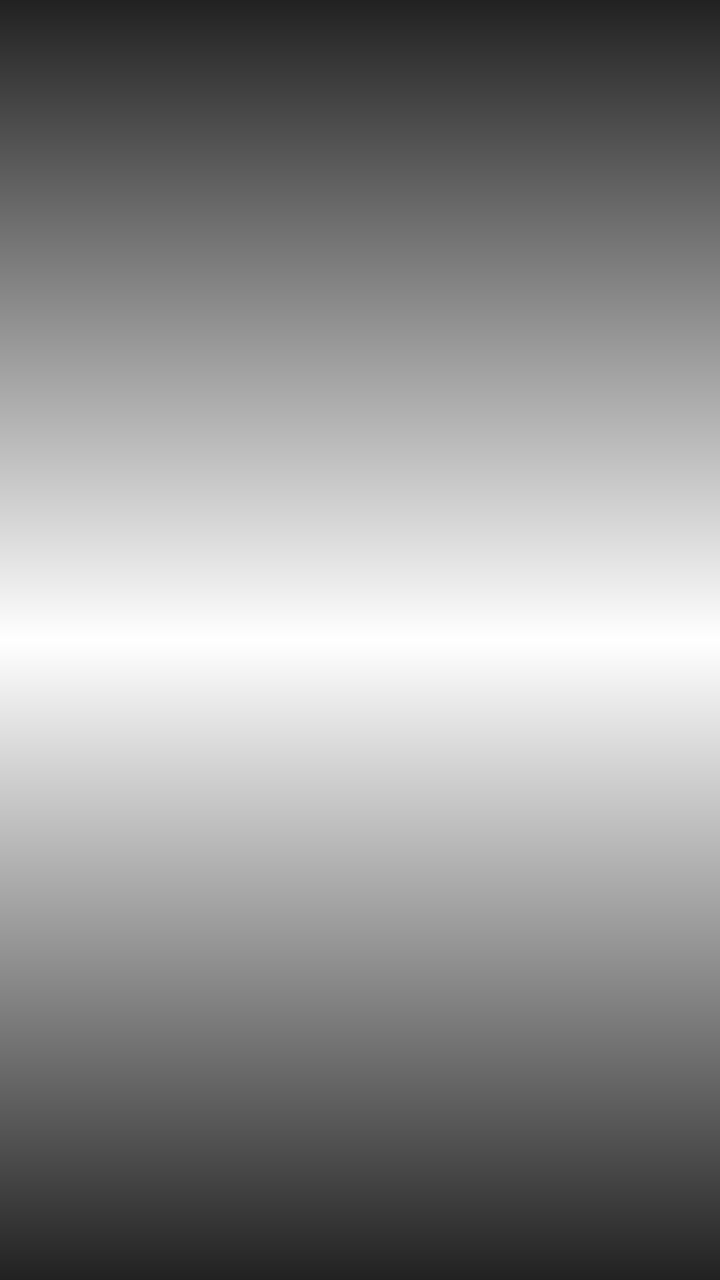
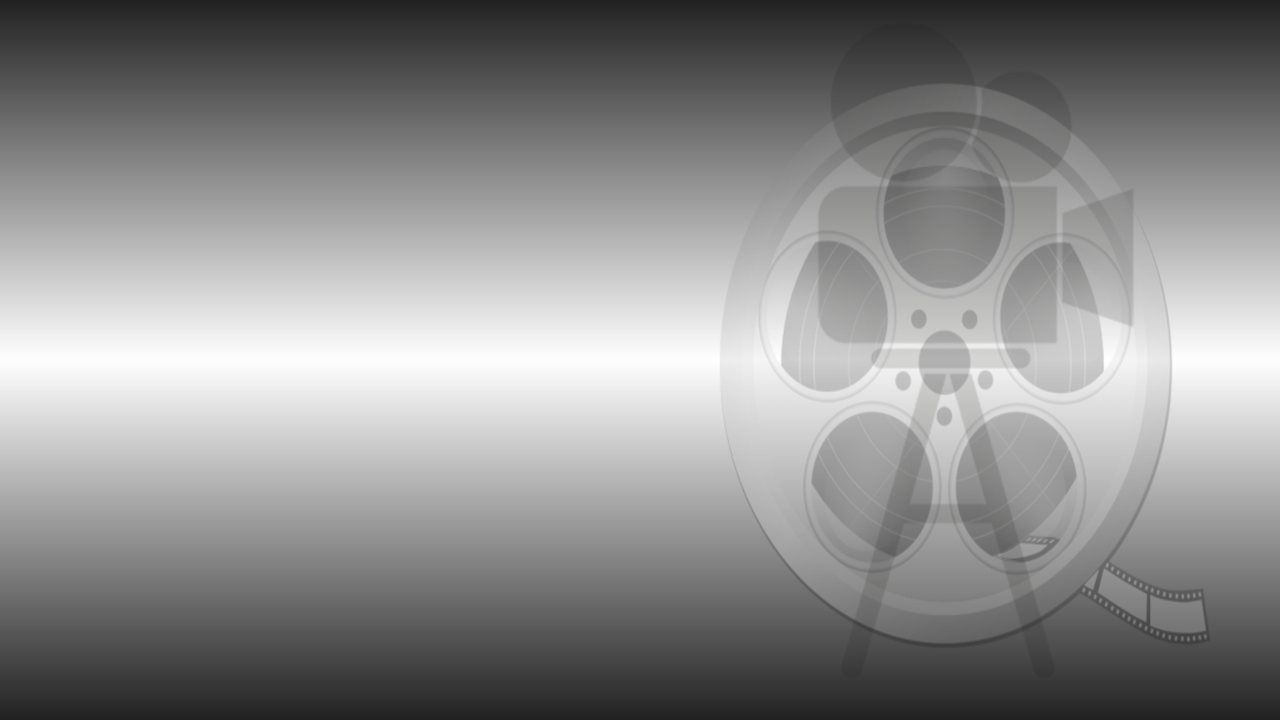

Compare how this app lays out the same screen by default and in its alternative resource folder. The renders come first, then the two layout files and the values they reference.
<!-- AndroidManifest.xml: application theme AppTheme -->
<!-- res/layout/activity_main.xml -->
<?xml version="1.0" encoding="utf-8"?>
<FrameLayout xmlns:android="http://schemas.android.com/apk/res/android"
    xmlns:tools="http://schemas.android.com/tools"
    android:layout_width="match_parent"
    android:layout_height="match_parent"
    tools:context="com.example.drken.flicfinder.MainActivity"
    android:id="@+id/main_container"
    android:background="@drawable/movies_background"
    android:paddingLeft="15dp"
    android:paddingRight="15dp">


</FrameLayout>
<!-- resources referenced by this layout -->
<resources>
  <!-- drawable movies_background (drawable) -->
  <?xml version="1.0" encoding="utf-8"?>
  <shape xmlns:android="http://schemas.android.com/apk/res/android" android:shape="rectangle">
      <gradient
          android:startColor="#212121"
          android:centerColor="#ffffff"
          android:endColor="#212121"
          android:angle="90"/>
  
  
  </shape>
  <style name="AppTheme" parent="Theme.AppCompat.Light.DarkActionBar">
          
          <item name="colorPrimary">@color/colorPrimary</item>
          <item name="colorPrimaryDark">@color/colorPrimaryDark</item>
          <item name="colorAccent">@color/colorAccent</item>
  
      </style>
</resources>
<!-- res/layout-w600dp-land/activity_main.xml (the repository's variant of the layout above) -->
<!-- drawn on the phone turned sideways -->
<?xml version="1.0" encoding="utf-8"?>
<LinearLayout xmlns:android="http://schemas.android.com/apk/res/android"
    android:layout_width="match_parent"
    android:layout_height="match_parent"
    android:orientation="horizontal"
    >
    <FrameLayout xmlns:android="http://schemas.android.com/apk/res/android"
        xmlns:tools="http://schemas.android.com/tools"
        android:layout_width="0dp"
        android:layout_height="match_parent"
        tools:context="com.example.drken.flicfinder.MainActivity"
        android:id="@+id/main_container"
        android:layout_weight="1"
        android:background="@drawable/movies_background"
        android:paddingLeft="15dp"
        android:paddingRight="15dp">
    </FrameLayout>

    <FrameLayout   xmlns:android="http://schemas.android.com/apk/res/android"
        xmlns:tools="http://schemas.android.com/tools"
        android:layout_width="0dp"
        android:layout_height="match_parent"
        tools:context="com.example.drken.flicfinder.MainActivity"
        android:id="@+id/detail_container"
        android:layout_weight="1"
        android:background="@drawable/movies_background"
        android:paddingLeft="15dp"
        android:paddingRight="15dp">

        <ImageView
            android:layout_width="wrap_content"
            android:layout_height="wrap_content"
            android:background="@drawable/watermarkiii"
            android:layout_gravity="center"/>

    </FrameLayout>




</LinearLayout>
<!-- resources referenced by the variant -->
<!-- as the phone turned sideways resolves them -->
<resources>
  <!-- drawable movies_background (drawable) -->
  <?xml version="1.0" encoding="utf-8"?>
  <shape xmlns:android="http://schemas.android.com/apk/res/android" android:shape="rectangle">
      <gradient
          android:startColor="#212121"
          android:centerColor="#ffffff"
          android:endColor="#212121"
          android:angle="90"/>
  
  
  </shape>
  <!-- drawable watermarkiii: png bitmap (drawable, 127810 bytes) -->
  <style name="AppTheme" parent="Theme.AppCompat.Light.DarkActionBar">
          
          <item name="colorPrimary">@color/colorPrimary</item>
          <item name="colorPrimaryDark">@color/colorPrimaryDark</item>
          <item name="colorAccent">@color/colorAccent</item>
  
      </style>
</resources>
